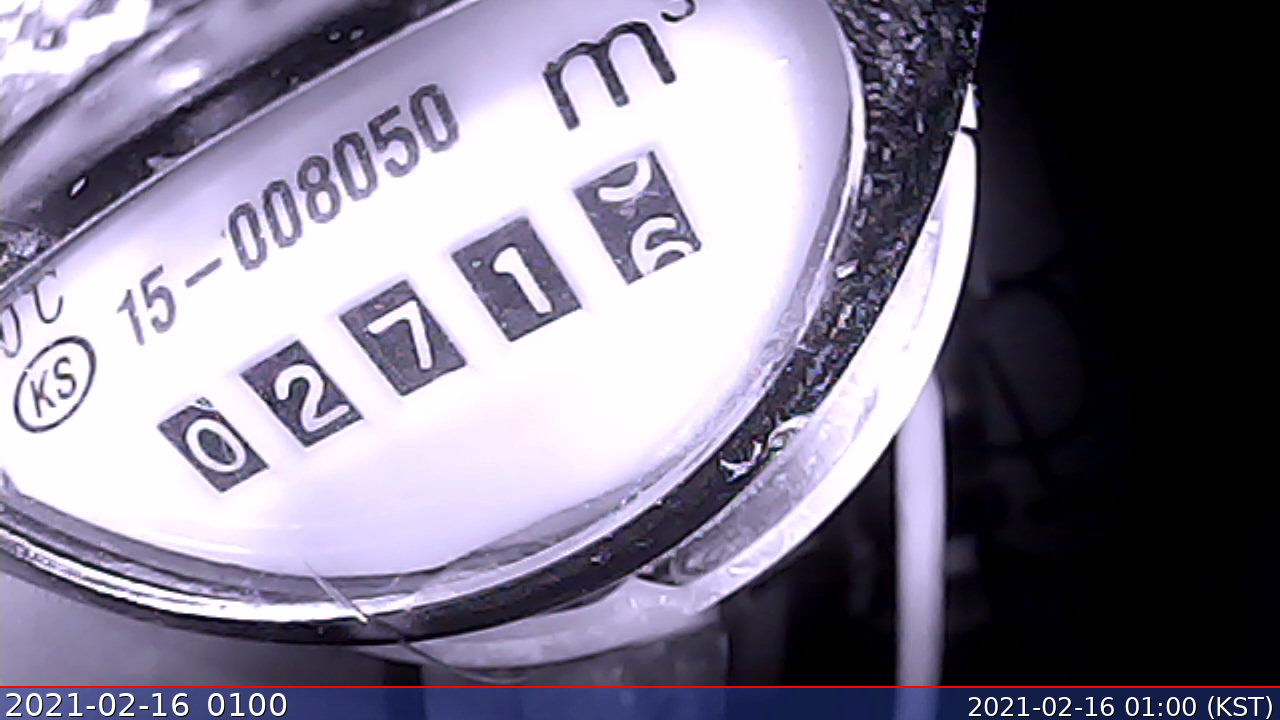
#> input picture Levels/001_meter_reading/2021-02-16_0100.jpg, 1280 x 720 px, found by its file name
$ jupyter execute --allow-errors single_digit.ipynb
#> lines starting #> are read from the running program, lines starting #| are printed output that depends on the picture; after the words box and inside, x2 and y2 are one past the last pixel; in counts of white or black regions, pixels touching at a corner belong together
[cell 1]
import cv2
import numpy as np
import matplotlib.pyplot as plt

[cell 2]
file = 'C:/Temp/Pictures/2021-02-16_0100.jpg'
img = cv2.imread(file, cv2.IMREAD_GRAYSCALE)
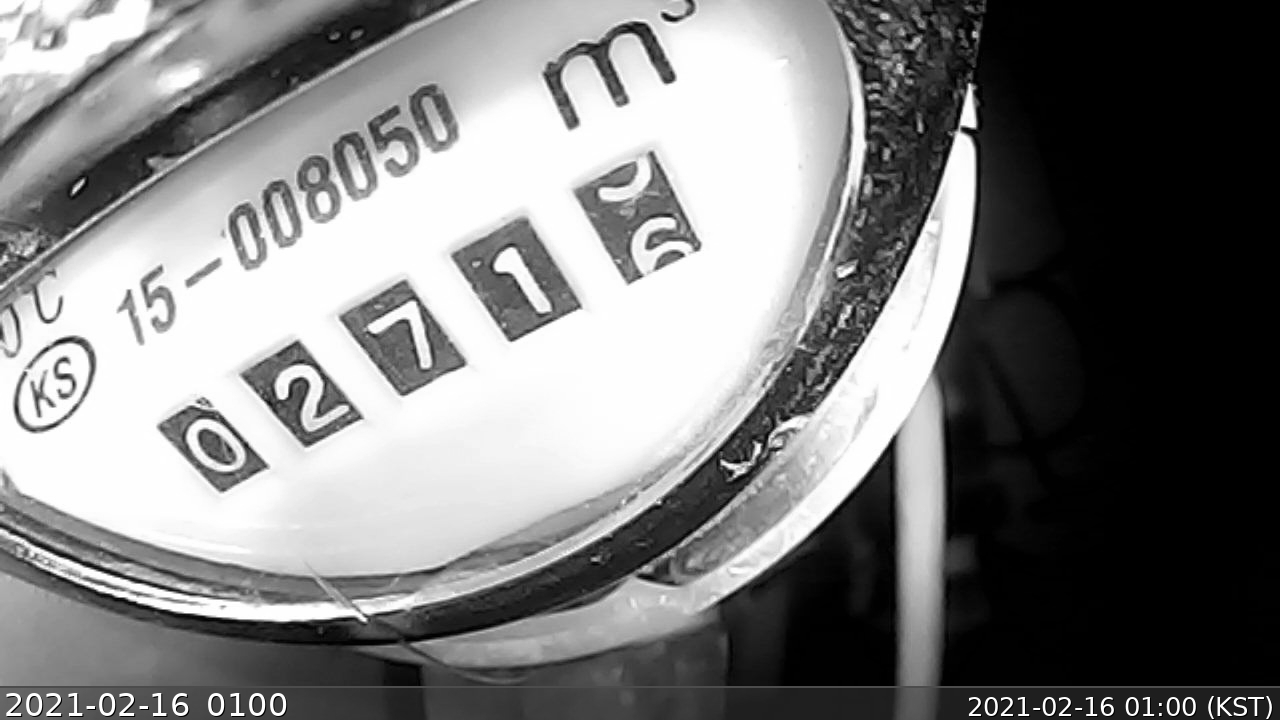
#> img: shape (720, 1280); min 0, max 255, mean 126.6
plt.imshow(img)
plt.show()

[cell 3]
def is_overlapping_horizontally(box1, box2):
    x1, _, w1, _ = box1
    x2, _, _, _ = box2
    if x1 > x2:
        return is_overlapping_horizontally(box2, box1)
    return (x2 - x1) < w1

def merge(box1, box2):
    assert is_overlapping_horizontally(box1, box2)
    x1, y1, w1, h1 = box1
    x2, y2, w2, h2 = box2
    x = min(x1, x2)
    w = max(x1 + w1, x2 + w2) - x
    y = min(y1, y2)
    h = max(y1 + h1, y2 + h2) - y
    return (x, y, w, h)

def windows(contours):
    """return List[Tuple[x: Int, y: Int, w: Int, h: Int]]"""
    boxes = []
    for cont in contours:
        box = cv2.boundingRect(cont)
        if not boxes:
            boxes.append(box)
        else:
            if is_overlapping_horizontally(boxes[-1], box):
                last_box = boxes.pop()
                merged_box = merge(box, last_box)
                boxes.append(merged_box)
            else:
                boxes.append(box)
    return boxes

contours, hierarchy = cv2.findContours(img.copy(), cv2.RETR_TREE, cv2.CHAIN_APPROX_SIMPLE)
#> contours = 272 contours, 221 with area under 20; largest, box (x1, y1, x2, y2) and area: (0, 0, 1280, 720) 780033, (1248, 544, 1280, 611) 1175, (991, 543, 1047, 577) 780, (809, 613, 865, 641) 710, (863, 631, 895, 687) 500
contours_dict = dict()
for cont in contours:
    x, y, w, h = cv2.boundingRect(cont)
    area = cv2.contourArea(cont)
    if 10 < area and 10 < w and h > 5:
        contours_dict[(x, y, w, h)] = cont
#> this loop made 272 passes
#> (x, y, w, h, area) on passes 1, 5, 6: (1248, 677, 32, 6, 60), (1248, 637, 32, 19, 252.5), (1248, 616, 32, 16, 258)
#> after the loop, contours_dict = 23 items
contours_filtered = sorted(contours_dict.values(), key=cv2.boundingRect)
#> contours_filtered = 23 contours; largest, box (x1, y1, x2, y2) and area: (0, 0, 1280, 720) 780033, (1248, 544, 1280, 611) 1175, (991, 543, 1047, 577) 780, (809, 613, 865, 641) 710, (863, 631, 895, 687) 500
boxes = windows(contours_filtered)
#> the loop in windows, `for cont in contours:` made 23 passes
#> (box, y1 in merge, h1 in merge) on passes 2 to 13: ((782, 663, 19, 24), 663, 24), ((793, 639, 14, 23), 639, 23), ((809, 613, 56, 28), 613, 28), ((818, 601, 15, 8), 601, 8), ((863, 631, 32, 56), 631, 56), ((949, 647, 28, 40), 647, 40), ((959, 519, 12, 6), 519, 6), ((978, 533, 15, 12), 533, 12), ((980, 551, 13, 20), 551, 20), ((991, 543, 56, 34), 543, 34), ((991, 567, 18, 34), 567, 34), ((991, 621, 34, 12), 621, 12)
#> (the rest of this cell did not finish here and is left out)


$ run again, with Levels/001_meter_reading/water_meter_digital_twin.jpg copied over Levels/001_meter_reading/2021-02-16_0100.jpg
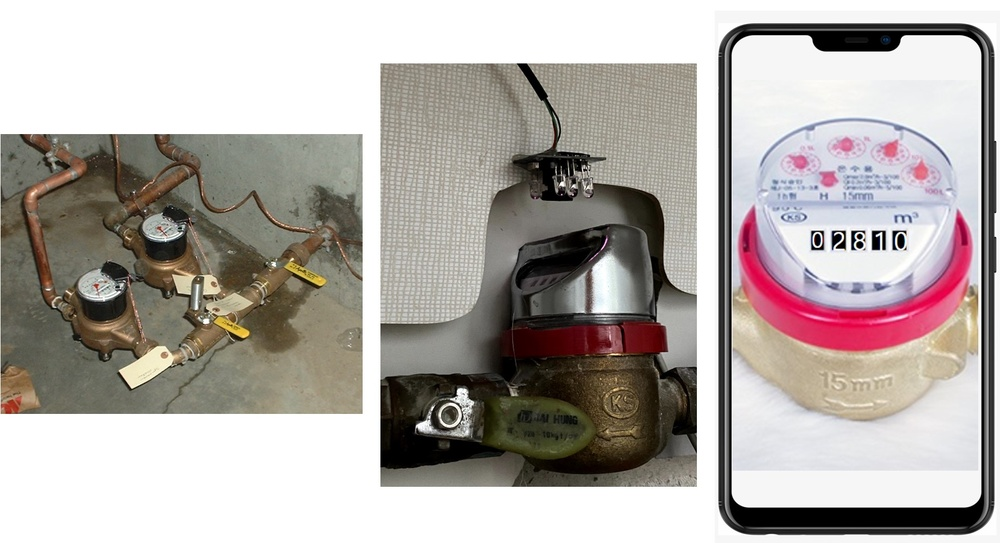
#> input picture Levels/001_meter_reading/water_meter_digital_twin.jpg, 1000 x 543 px, shrunk from 1798 x 976 before the run, found by its file name
#> `img = cv2.imread(file, cv2.IMREAD_GRAYSCALE)`:
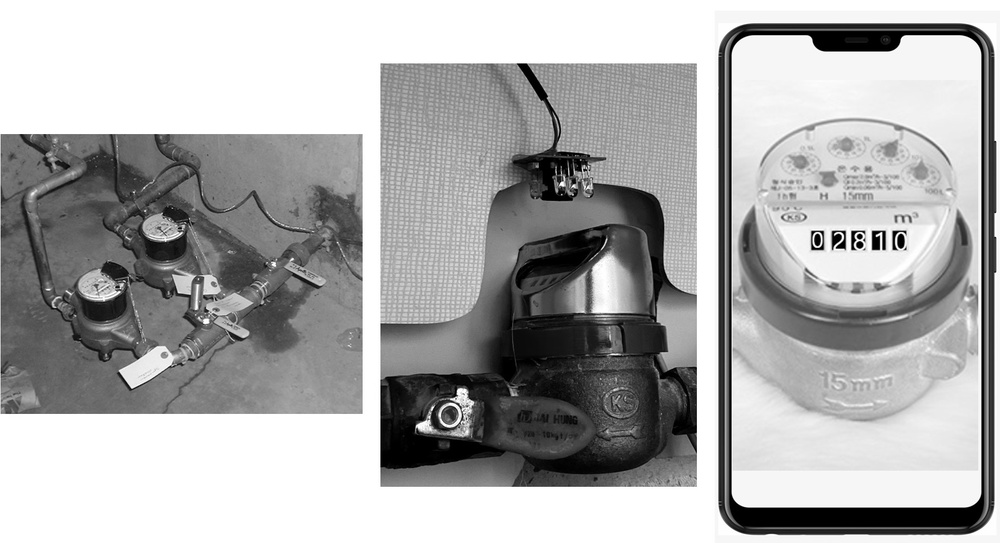
#> img: shape (543, 1000); min 0, max 255, mean 172.2
#> contours = 815 contours, 768 with area under 20; largest, box (x1, y1, x2, y2) and area: (0, 0, 1000, 543) 541458, (734, 508, 978, 527) 3972, (754, 31, 904, 51) 1554, (382, 433, 439, 466) 1033, (439, 439, 491, 460) 481
#> the loop `for cont in contours:` made 815 passes
#> (x, y, w, h, area) on passes 27, 50, 149: (734, 508, 244, 19, 3971.5), (751, 507, 211, 3, 418), (439, 439, 52, 21, 481)
#> after the loop `for cont in contours:`: contours_dict = 11 items
#> contours_filtered = 11 contours; largest, box (x1, y1, x2, y2) and area: (0, 0, 1000, 543) 541458, (734, 508, 978, 527) 3972, (754, 31, 904, 51) 1554, (382, 433, 439, 466) 1033, (439, 439, 491, 460) 481
#> the loop in windows, `for cont in contours:` made 11 passes
#> (box, y1 in merge, h1 in merge) on passes 2 to 9: ((382, 433, 57, 33), 433, 33), ((439, 439, 52, 21), 439, 21), ((503, 358, 13, 19), 358, 19), ((535, 260, 14, 7), 260, 7), ((541, 159, 13, 25), 159, 25), ((544, 188, 12, 11), 188, 11), ((548, 252, 32, 14), 252, 14), ((734, 508, 244, 19), 508, 19)
#> after the loop in windows, `for cont in contours:`: boxes = [(0, 0, 1000, 543)]

$ run again, with Levels/001_meter_reading/water_meter_digitaltwin.jpg copied over Levels/001_meter_reading/2021-02-16_0100.jpg
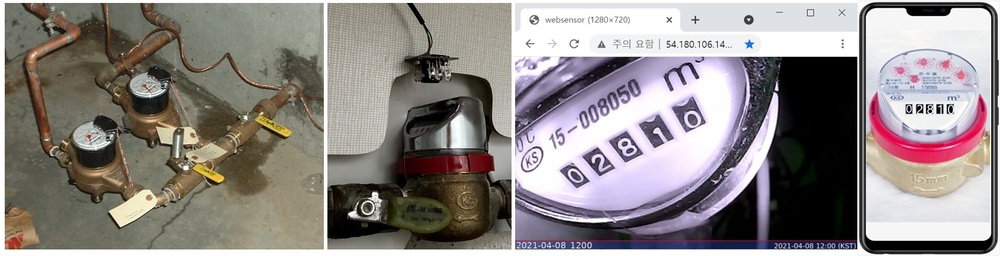
#> input picture Levels/001_meter_reading/water_meter_digitaltwin.jpg, 1000 x 256 px, shrunk from 1689 x 432 before the run, found by its file name
#> `img = cv2.imread(file, cv2.IMREAD_GRAYSCALE)`:
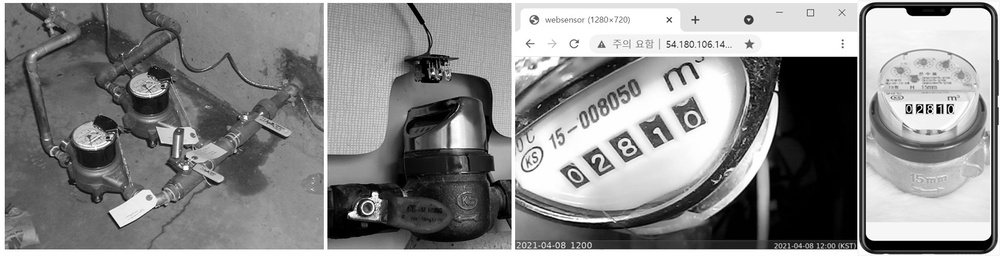
#> img: shape (256, 1000); min 0, max 255, mean 137.5
#> contours = 462 contours, 438 with area under 20; largest, box (x1, y1, x2, y2) and area: (0, 0, 1000, 256) 254745, (774, 58, 856, 240) 8235, (878, 241, 986, 251) 844, (331, 221, 361, 237) 246, (855, 80, 858, 161) 158
#> the loop `for cont in contours:` made 462 passes
#> (x, y, w, h, area) on passes 22, 23, 50: (878, 241, 108, 10, 844.5), (869, 241, 11, 9, 39), (842, 234, 14, 4, 28)
#> after the loop `for cont in contours:`: contours_dict = 10 items
#> contours_filtered = 10 contours; largest, box (x1, y1, x2, y2) and area: (0, 0, 1000, 256) 254745, (774, 58, 856, 240) 8235, (878, 241, 986, 251) 844, (331, 221, 361, 237) 246, (907, 6, 937, 16) 131
#> the loop in windows, `for cont in contours:` made 10 passes
#> (box, y1 in merge, h1 in merge) on passes 2 to 9: ((331, 221, 30, 16), 221, 16), ((362, 224, 18, 10), 224, 10), ((427, 113, 15, 8), 113, 8), ((743, 209, 14, 18), 209, 18), ((774, 58, 82, 182), 58, 182), ((869, 241, 11, 9), 241, 9), ((878, 241, 108, 10), 241, 10), ((907, 6, 30, 10), 6, 10)
#> after the loop in windows, `for cont in contours:`: boxes = [(0, 0, 1000, 256)]
